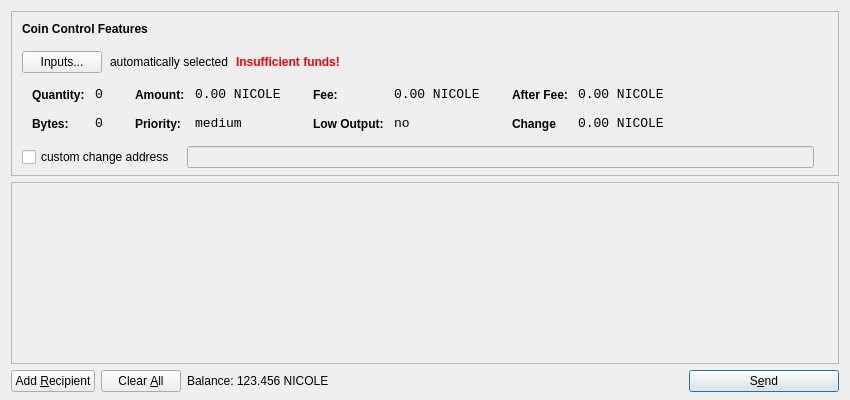
<?xml version="1.0" encoding="UTF-8"?>
<ui version="4.0">
 <class>SendCoinsDialog</class>
 <widget class="QDialog" name="SendCoinsDialog">
  <property name="geometry">
   <rect>
    <x>0</x>
    <y>0</y>
    <width>850</width>
    <height>400</height>
   </rect>
  </property>
  <property name="windowTitle">
   <string>Send Coins</string>
  </property>
  <property name="autoFillBackground">
   <bool>true</bool>
  </property>
  <layout class="QVBoxLayout" name="verticalLayout" stretch="0,1,0">
   <property name="bottomMargin">
    <number>8</number>
   </property>
   <item>
    <widget class="QFrame" name="frameCoinControl">
     <property name="sizePolicy">
      <sizepolicy hsizetype="Expanding" vsizetype="Expanding">
       <horstretch>0</horstretch>
       <verstretch>0</verstretch>
      </sizepolicy>
     </property>
     <property name="maximumSize">
      <size>
       <width>16777215</width>
       <height>16777215</height>
      </size>
     </property>
     <property name="frameShape">
      <enum>QFrame::StyledPanel</enum>
     </property>
     <property name="frameShadow">
      <enum>QFrame::Sunken</enum>
     </property>
     <layout class="QVBoxLayout" name="verticalLayoutCoinControl2">
      <property name="spacing">
       <number>6</number>
      </property>
      <property name="leftMargin">
       <number>0</number>
      </property>
      <property name="topMargin">
       <number>0</number>
      </property>
      <property name="rightMargin">
       <number>0</number>
      </property>
      <property name="bottomMargin">
       <number>6</number>
      </property>
      <item>
       <layout class="QVBoxLayout" name="verticalLayoutCoinControl" stretch="0,0,0,0,1">
        <property name="spacing">
         <number>0</number>
        </property>
        <property name="leftMargin">
         <number>10</number>
        </property>
        <property name="topMargin">
         <number>10</number>
        </property>
        <item>
         <layout class="QHBoxLayout" name="horizontalLayoutCoinControl1">
          <property name="bottomMargin">
           <number>15</number>
          </property>
          <item>
           <widget class="QLabel" name="labelCoinControlFeatures">
            <property name="sizePolicy">
             <sizepolicy hsizetype="Preferred" vsizetype="Maximum">
              <horstretch>0</horstretch>
              <verstretch>0</verstretch>
             </sizepolicy>
            </property>
            <property name="font">
             <font>
              <weight>75</weight>
              <bold>true</bold>
             </font>
            </property>
            <property name="styleSheet">
             <string notr="true">font-weight:bold;</string>
            </property>
            <property name="text">
             <string>Coin Control Features</string>
            </property>
           </widget>
          </item>
         </layout>
        </item>
        <item>
         <layout class="QHBoxLayout" name="horizontalLayoutCoinControl2" stretch="0,0,0,0">
          <property name="spacing">
           <number>8</number>
          </property>
          <property name="bottomMargin">
           <number>10</number>
          </property>
          <item>
           <widget class="QPushButton" name="pushButtonCoinControl">
            <property name="styleSheet">
             <string notr="true"/>
            </property>
            <property name="text">
             <string>Inputs...</string>
            </property>
           </widget>
          </item>
          <item>
           <widget class="QLabel" name="labelCoinControlAutomaticallySelected">
            <property name="text">
             <string>automatically selected</string>
            </property>
            <property name="margin">
             <number>5</number>
            </property>
           </widget>
          </item>
          <item>
           <widget class="QLabel" name="labelCoinControlInsuffFunds">
            <property name="font">
             <font>
              <weight>75</weight>
              <bold>true</bold>
             </font>
            </property>
            <property name="styleSheet">
             <string notr="true">color:red;font-weight:bold;</string>
            </property>
            <property name="text">
             <string>Insufficient funds!</string>
            </property>
            <property name="margin">
             <number>5</number>
            </property>
           </widget>
          </item>
          <item>
           <spacer name="horizontalSpacerCoinControl">
            <property name="orientation">
             <enum>Qt::Horizontal</enum>
            </property>
            <property name="sizeHint" stdset="0">
             <size>
              <width>40</width>
              <height>1</height>
             </size>
            </property>
           </spacer>
          </item>
         </layout>
        </item>
        <item>
         <widget class="QWidget" name="widgetCoinControl" native="true">
          <property name="sizePolicy">
           <sizepolicy hsizetype="Preferred" vsizetype="Preferred">
            <horstretch>0</horstretch>
            <verstretch>0</verstretch>
           </sizepolicy>
          </property>
          <property name="minimumSize">
           <size>
            <width>0</width>
            <height>0</height>
           </size>
          </property>
          <property name="styleSheet">
           <string notr="true"/>
          </property>
          <layout class="QHBoxLayout" name="horizontalLayoutCoinControl5">
           <property name="margin">
            <number>0</number>
           </property>
           <item>
            <layout class="QHBoxLayout" name="horizontalLayoutCoinControl3" stretch="0,0,0,1">
             <property name="spacing">
              <number>20</number>
             </property>
             <property name="topMargin">
              <number>0</number>
             </property>
             <property name="bottomMargin">
              <number>10</number>
             </property>
             <item>
              <layout class="QFormLayout" name="formLayoutCoinControl1">
               <property name="horizontalSpacing">
                <number>10</number>
               </property>
               <property name="verticalSpacing">
                <number>14</number>
               </property>
               <property name="leftMargin">
                <number>10</number>
               </property>
               <property name="topMargin">
                <number>4</number>
               </property>
               <property name="rightMargin">
                <number>6</number>
               </property>
               <item row="0" column="0">
                <widget class="QLabel" name="labelCoinControlQuantityText">
                 <property name="styleSheet">
                  <string notr="true">font-weight:bold;</string>
                 </property>
                 <property name="text">
                  <string>Quantity:</string>
                 </property>
                 <property name="margin">
                  <number>0</number>
                 </property>
                </widget>
               </item>
               <item row="0" column="1">
                <widget class="QLabel" name="labelCoinControlQuantity">
                 <property name="font">
                  <font>
                   <family>Monospace</family>
                   <pointsize>10</pointsize>
                  </font>
                 </property>
                 <property name="cursor">
                  <cursorShape>IBeamCursor</cursorShape>
                 </property>
                 <property name="contextMenuPolicy">
                  <enum>Qt::ActionsContextMenu</enum>
                 </property>
                 <property name="text">
                  <string>0</string>
                 </property>
                 <property name="margin">
                  <number>0</number>
                 </property>
                 <property name="textInteractionFlags">
                  <set>Qt::LinksAccessibleByMouse|Qt::TextSelectableByKeyboard|Qt::TextSelectableByMouse</set>
                 </property>
                </widget>
               </item>
               <item row="1" column="0">
                <widget class="QLabel" name="labelCoinControlBytesText">
                 <property name="styleSheet">
                  <string notr="true">font-weight:bold;</string>
                 </property>
                 <property name="text">
                  <string>Bytes:</string>
                 </property>
                </widget>
               </item>
               <item row="1" column="1">
                <widget class="QLabel" name="labelCoinControlBytes">
                 <property name="font">
                  <font>
                   <family>Monospace</family>
                   <pointsize>10</pointsize>
                  </font>
                 </property>
                 <property name="cursor">
                  <cursorShape>IBeamCursor</cursorShape>
                 </property>
                 <property name="contextMenuPolicy">
                  <enum>Qt::ActionsContextMenu</enum>
                 </property>
                 <property name="text">
                  <string>0</string>
                 </property>
                 <property name="textInteractionFlags">
                  <set>Qt::LinksAccessibleByMouse|Qt::TextSelectableByKeyboard|Qt::TextSelectableByMouse</set>
                 </property>
                </widget>
               </item>
              </layout>
             </item>
             <item>
              <layout class="QFormLayout" name="formLayoutCoinControl2">
               <property name="horizontalSpacing">
                <number>10</number>
               </property>
               <property name="verticalSpacing">
                <number>14</number>
               </property>
               <property name="leftMargin">
                <number>6</number>
               </property>
               <property name="topMargin">
                <number>4</number>
               </property>
               <property name="rightMargin">
                <number>6</number>
               </property>
               <item row="0" column="0">
                <widget class="QLabel" name="labelCoinControlAmountText">
                 <property name="styleSheet">
                  <string notr="true">font-weight:bold;</string>
                 </property>
                 <property name="text">
                  <string>Amount:</string>
                 </property>
                 <property name="margin">
                  <number>0</number>
                 </property>
                </widget>
               </item>
               <item row="0" column="1">
                <widget class="QLabel" name="labelCoinControlAmount">
                 <property name="font">
                  <font>
                   <family>Monospace</family>
                   <pointsize>10</pointsize>
                  </font>
                 </property>
                 <property name="cursor">
                  <cursorShape>IBeamCursor</cursorShape>
                 </property>
                 <property name="contextMenuPolicy">
                  <enum>Qt::ActionsContextMenu</enum>
                 </property>
                 <property name="text">
                  <string>0.00 NICOLE</string>
                 </property>
                 <property name="textInteractionFlags">
                  <set>Qt::LinksAccessibleByMouse|Qt::TextSelectableByKeyboard|Qt::TextSelectableByMouse</set>
                 </property>
                </widget>
               </item>
               <item row="1" column="0">
                <widget class="QLabel" name="labelCoinControlPriorityText">
                 <property name="styleSheet">
                  <string notr="true">font-weight:bold;</string>
                 </property>
                 <property name="text">
                  <string>Priority:</string>
                 </property>
                </widget>
               </item>
               <item row="1" column="1">
                <widget class="QLabel" name="labelCoinControlPriority">
                 <property name="font">
                  <font>
                   <family>Monospace</family>
                   <pointsize>10</pointsize>
                  </font>
                 </property>
                 <property name="cursor">
                  <cursorShape>IBeamCursor</cursorShape>
                 </property>
                 <property name="contextMenuPolicy">
                  <enum>Qt::ActionsContextMenu</enum>
                 </property>
                 <property name="text">
                  <string>medium</string>
                 </property>
                 <property name="textInteractionFlags">
                  <set>Qt::LinksAccessibleByMouse|Qt::TextSelectableByKeyboard|Qt::TextSelectableByMouse</set>
                 </property>
                </widget>
               </item>
              </layout>
             </item>
             <item>
              <layout class="QFormLayout" name="formLayoutCoinControl3">
               <property name="horizontalSpacing">
                <number>10</number>
               </property>
               <property name="verticalSpacing">
                <number>14</number>
               </property>
               <property name="leftMargin">
                <number>6</number>
               </property>
               <property name="topMargin">
                <number>4</number>
               </property>
               <property name="rightMargin">
                <number>6</number>
               </property>
               <item row="0" column="0">
                <widget class="QLabel" name="labelCoinControlFeeText">
                 <property name="styleSheet">
                  <string notr="true">font-weight:bold;</string>
                 </property>
                 <property name="text">
                  <string>Fee:</string>
                 </property>
                 <property name="margin">
                  <number>0</number>
                 </property>
                </widget>
               </item>
               <item row="0" column="1">
                <widget class="QLabel" name="labelCoinControlFee">
                 <property name="font">
                  <font>
                   <family>Monospace</family>
                   <pointsize>10</pointsize>
                  </font>
                 </property>
                 <property name="cursor">
                  <cursorShape>IBeamCursor</cursorShape>
                 </property>
                 <property name="contextMenuPolicy">
                  <enum>Qt::ActionsContextMenu</enum>
                 </property>
                 <property name="text">
                  <string>0.00 NICOLE</string>
                 </property>
                 <property name="textInteractionFlags">
                  <set>Qt::LinksAccessibleByMouse|Qt::TextSelectableByKeyboard|Qt::TextSelectableByMouse</set>
                 </property>
                </widget>
               </item>
               <item row="1" column="0">
                <widget class="QLabel" name="labelCoinControlLowOutputText">
                 <property name="styleSheet">
                  <string notr="true">font-weight:bold;</string>
                 </property>
                 <property name="text">
                  <string>Low Output:</string>
                 </property>
                </widget>
               </item>
               <item row="1" column="1">
                <widget class="QLabel" name="labelCoinControlLowOutput">
                 <property name="font">
                  <font>
                   <family>Monospace</family>
                   <pointsize>10</pointsize>
                  </font>
                 </property>
                 <property name="cursor">
                  <cursorShape>IBeamCursor</cursorShape>
                 </property>
                 <property name="contextMenuPolicy">
                  <enum>Qt::ActionsContextMenu</enum>
                 </property>
                 <property name="text">
                  <string>no</string>
                 </property>
                 <property name="textInteractionFlags">
                  <set>Qt::LinksAccessibleByMouse|Qt::TextSelectableByKeyboard|Qt::TextSelectableByMouse</set>
                 </property>
                </widget>
               </item>
              </layout>
             </item>
             <item>
              <layout class="QFormLayout" name="formLayoutCoinControl4">
               <property name="horizontalSpacing">
                <number>10</number>
               </property>
               <property name="verticalSpacing">
                <number>14</number>
               </property>
               <property name="leftMargin">
                <number>6</number>
               </property>
               <property name="topMargin">
                <number>4</number>
               </property>
               <property name="rightMargin">
                <number>6</number>
               </property>
               <item row="0" column="0">
                <widget class="QLabel" name="labelCoinControlAfterFeeText">
                 <property name="styleSheet">
                  <string notr="true">font-weight:bold;</string>
                 </property>
                 <property name="text">
                  <string>After Fee:</string>
                 </property>
                 <property name="margin">
                  <number>0</number>
                 </property>
                </widget>
               </item>
               <item row="0" column="1">
                <widget class="QLabel" name="labelCoinControlAfterFee">
                 <property name="font">
                  <font>
                   <family>Monospace</family>
                   <pointsize>10</pointsize>
                  </font>
                 </property>
                 <property name="cursor">
                  <cursorShape>IBeamCursor</cursorShape>
                 </property>
                 <property name="contextMenuPolicy">
                  <enum>Qt::ActionsContextMenu</enum>
                 </property>
                 <property name="text">
                  <string>0.00 NICOLE</string>
                 </property>
                 <property name="textInteractionFlags">
                  <set>Qt::LinksAccessibleByMouse|Qt::TextSelectableByKeyboard|Qt::TextSelectableByMouse</set>
                 </property>
                </widget>
               </item>
               <item row="1" column="0">
                <widget class="QLabel" name="labelCoinControlChangeText">
                 <property name="styleSheet">
                  <string notr="true">font-weight:bold;</string>
                 </property>
                 <property name="text">
                  <string>Change</string>
                 </property>
                </widget>
               </item>
               <item row="1" column="1">
                <widget class="QLabel" name="labelCoinControlChange">
                 <property name="font">
                  <font>
                   <family>Monospace</family>
                   <pointsize>10</pointsize>
                  </font>
                 </property>
                 <property name="cursor">
                  <cursorShape>IBeamCursor</cursorShape>
                 </property>
                 <property name="contextMenuPolicy">
                  <enum>Qt::ActionsContextMenu</enum>
                 </property>
                 <property name="text">
                  <string>0.00 NICOLE</string>
                 </property>
                 <property name="textInteractionFlags">
                  <set>Qt::LinksAccessibleByMouse|Qt::TextSelectableByKeyboard|Qt::TextSelectableByMouse</set>
                 </property>
                </widget>
               </item>
              </layout>
             </item>
            </layout>
           </item>
          </layout>
         </widget>
        </item>
        <item>
         <layout class="QHBoxLayout" name="horizontalLayoutCoinControl4" stretch="0,0,0">
          <property name="spacing">
           <number>12</number>
          </property>
          <property name="sizeConstraint">
           <enum>QLayout::SetDefaultConstraint</enum>
          </property>
          <property name="topMargin">
           <number>5</number>
          </property>
          <property name="rightMargin">
           <number>5</number>
          </property>
          <item>
           <widget class="QCheckBox" name="checkBoxCoinControlChange">
            <property name="text">
             <string>custom change address</string>
            </property>
           </widget>
          </item>
          <item>
           <widget class="QLineEdit" name="lineEditCoinControlChange">
            <property name="enabled">
             <bool>false</bool>
            </property>
            <property name="sizePolicy">
             <sizepolicy hsizetype="Expanding" vsizetype="Fixed">
              <horstretch>0</horstretch>
              <verstretch>0</verstretch>
             </sizepolicy>
            </property>
           </widget>
          </item>
          <item>
           <widget class="QLabel" name="labelCoinControlChangeLabel">
            <property name="sizePolicy">
             <sizepolicy hsizetype="Preferred" vsizetype="Expanding">
              <horstretch>0</horstretch>
              <verstretch>0</verstretch>
             </sizepolicy>
            </property>
            <property name="minimumSize">
             <size>
              <width>0</width>
              <height>0</height>
             </size>
            </property>
            <property name="text">
             <string/>
            </property>
            <property name="margin">
             <number>3</number>
            </property>
           </widget>
          </item>
         </layout>
        </item>
        <item>
         <spacer name="verticalSpacerCoinControl">
          <property name="orientation">
           <enum>Qt::Vertical</enum>
          </property>
          <property name="sizeHint" stdset="0">
           <size>
            <width>800</width>
            <height>1</height>
           </size>
          </property>
         </spacer>
        </item>
       </layout>
      </item>
     </layout>
    </widget>
   </item>
   <item>
    <widget class="QScrollArea" name="scrollArea">
     <property name="widgetResizable">
      <bool>true</bool>
     </property>
     <widget class="QWidget" name="scrollAreaWidgetContents">
      <property name="geometry">
       <rect>
        <x>0</x>
        <y>0</y>
        <width>830</width>
        <height>152</height>
       </rect>
      </property>
      <layout class="QVBoxLayout" name="verticalLayout_2">
       <property name="margin">
        <number>0</number>
       </property>
       <item>
        <layout class="QVBoxLayout" name="entries">
         <property name="spacing">
          <number>6</number>
         </property>
        </layout>
       </item>
       <item>
        <spacer name="verticalSpacer">
         <property name="orientation">
          <enum>Qt::Vertical</enum>
         </property>
         <property name="sizeHint" stdset="0">
          <size>
           <width>20</width>
           <height>40</height>
          </size>
         </property>
        </spacer>
       </item>
      </layout>
     </widget>
    </widget>
   </item>
   <item>
    <layout class="QHBoxLayout" name="horizontalLayout">
     <item>
      <widget class="QPushButton" name="addButton">
       <property name="toolTip">
        <string>Send to multiple recipients at once</string>
       </property>
       <property name="text">
        <string>Add &amp;Recipient</string>
       </property>
       <property name="icon">
        <iconset resource="../bitcoin.qrc">
         <normaloff>:/icons/add</normaloff>:/icons/add</iconset>
       </property>
       <property name="autoDefault">
        <bool>false</bool>
       </property>
      </widget>
     </item>
     <item>
      <widget class="QPushButton" name="clearButton">
       <property name="sizePolicy">
        <sizepolicy hsizetype="Minimum" vsizetype="Fixed">
         <horstretch>0</horstretch>
         <verstretch>0</verstretch>
        </sizepolicy>
       </property>
       <property name="toolTip">
        <string>Remove all transaction fields</string>
       </property>
       <property name="text">
        <string>Clear &amp;All</string>
       </property>
       <property name="icon">
        <iconset resource="../bitcoin.qrc">
         <normaloff>:/icons/remove</normaloff>:/icons/remove</iconset>
       </property>
       <property name="autoRepeatDelay">
        <number>300</number>
       </property>
       <property name="autoDefault">
        <bool>false</bool>
       </property>
      </widget>
     </item>
     <item>
      <layout class="QHBoxLayout" name="horizontalLayout_2">
       <property name="spacing">
        <number>3</number>
       </property>
       <item>
        <widget class="QLabel" name="label">
         <property name="sizePolicy">
          <sizepolicy hsizetype="Preferred" vsizetype="Fixed">
           <horstretch>0</horstretch>
           <verstretch>0</verstretch>
          </sizepolicy>
         </property>
         <property name="text">
          <string>Balance:</string>
         </property>
        </widget>
       </item>
       <item>
        <widget class="QLabel" name="labelBalance">
         <property name="sizePolicy">
          <sizepolicy hsizetype="Preferred" vsizetype="Fixed">
           <horstretch>0</horstretch>
           <verstretch>0</verstretch>
          </sizepolicy>
         </property>
         <property name="cursor">
          <cursorShape>IBeamCursor</cursorShape>
         </property>
         <property name="text">
          <string>123.456 NICOLE</string>
         </property>
         <property name="textInteractionFlags">
          <set>Qt::LinksAccessibleByMouse|Qt::TextSelectableByKeyboard|Qt::TextSelectableByMouse</set>
         </property>
        </widget>
       </item>
      </layout>
     </item>
     <item>
      <spacer name="horizontalSpacer">
       <property name="orientation">
        <enum>Qt::Horizontal</enum>
       </property>
       <property name="sizeHint" stdset="0">
        <size>
         <width>40</width>
         <height>20</height>
        </size>
       </property>
      </spacer>
     </item>
     <item>
      <widget class="QPushButton" name="sendButton">
       <property name="minimumSize">
        <size>
         <width>150</width>
         <height>0</height>
        </size>
       </property>
       <property name="toolTip">
        <string>Confirm the send action</string>
       </property>
       <property name="text">
        <string>S&amp;end</string>
       </property>
       <property name="icon">
        <iconset resource="../bitcoin.qrc">
         <normaloff>:/icons/send</normaloff>:/icons/send</iconset>
       </property>
       <property name="default">
        <bool>true</bool>
       </property>
      </widget>
     </item>
    </layout>
   </item>
  </layout>
 </widget>
 <resources>
  <include location="../bitcoin.qrc"/>
 </resources>
 <connections/>
</ui>
